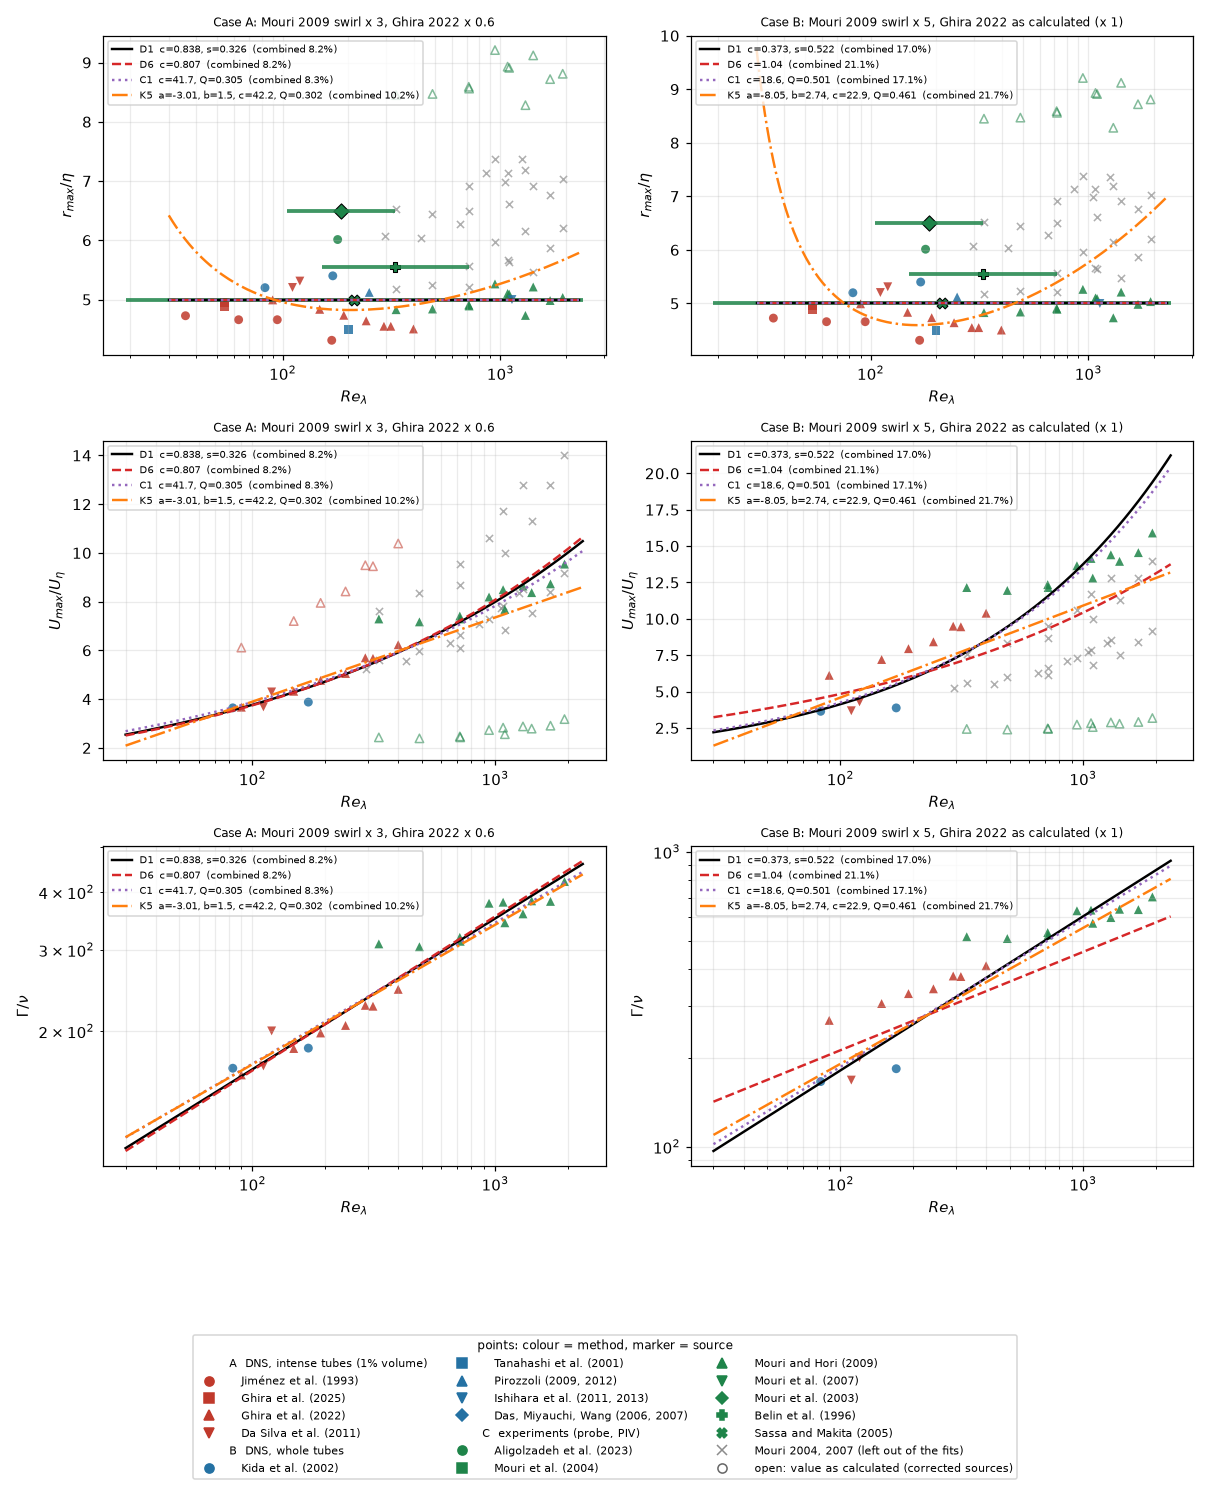

The script that saved this image:
"""compare_cases.py  v01  Two cases for the swirl corrections side by side: the data and the fitted laws.

Case A  Mouri and Hori (2009) swirl x 3, Ghira et al. (2022) swirl x 0.6 (the corrections in fittingtool/data/corrections.json).
Case B  Mouri and Hori (2009) swirl x 5 (= 3 / 0.6), Ghira et al. (2022) as calculated (x 1).
Both: Mouri and Hori radius / 1.95, Mouri 2004 and 2007 left out.  For each case the figure shows the swirl against Re_lambda (solid: values used; open: as calculated)
with D1 (r = 5, U = c Re^s), D6 (U = c Re^(1/3)), C1 (G = c Re^Q, r = 5) and K5 (U = a + b ln Re, G = c Re^Q, r = G/(G0 U)); columns: radius, swirl, circulation.
Output  compare_cases.png and compare_cases.svg (this folder; the svg is embedded in section 10 of the page by build_fit_sections.py).   Usage: python compare_cases.py
"""
import json
import os
import sys

import numpy as np
import matplotlib
matplotlib.use("Agg")
import matplotlib.pyplot as plt

HERE = os.path.dirname(os.path.abspath(__file__))
TOOL = os.path.join(HERE, "..", "fittingtool")
sys.path.insert(0, TOOL)
import fitdata       # noqa: E402
import fitmodels     # noqa: E402
import fitreport     # noqa: E402

CASES = (("A: Mouri 2009 swirl x 3, Ghira 2022 x 0.6", 3.0, 0.6), ("B: Mouri 2009 swirl x 5, Ghira 2022 as calculated (x 1)", 5.0, 1.0))


def main():
    base = json.load(open(os.path.join(TOOL, "data", "corrections.json"), encoding="utf-8"))
    fig, axes = plt.subplots(3, 2, figsize=(11, 13.5))     # rows: radius, swirl, circulation; columns: the two cases
    re = np.exp(np.linspace(np.log(30), np.log(2300), 200))
    for case, (label, mk, gk) in enumerate(CASES):
        corr = json.loads(json.dumps(base["corrections"]))
        corr["Mouri09"]["u_factor"] = mk
        corr["Ghira22"]["u_factor"] = gk
        rows = fitdata.load(os.path.join(TOOL, "data", "tubes.csv"), corr=corr, excluded=base["excluded"])
        obs = fitdata.observations(rows)
        mark = fitreport.marker_map(rows)
        fits = {}
        for m in fitmodels.models(obs):
            if m.key in ("D1", "D6", "C1", "K5"):
                fits[m.key] = (m, fitmodels.fit(m, obs))
        for line, kind, ylabel in ((0, "r", r"$r_{max}/\eta$"), (1, "U", r"$U_{max}/U_\eta$"), (2, "G", r"$\Gamma/\nu$")):
            ax = axes[line][case]
            fitreport.draw_data(ax, kind, rows, mark)
            for key, colour, ls in (("D1", "k", "-"), ("D6", "tab:red", "--"), ("C1", "tab:purple", ":"), ("K5", "tab:orange", "-.")):
                m, r = fits[key]
                y = m.predict(re, r["params"], np.array(["whole"] * len(re)))[kind]
                ax.plot(re, y, c=colour, ls=ls, lw=1.6, label="%s  %s  (combined %.1f%%)" % (key, ", ".join("%s=%.3g" % (n, v) for n, v in zip(m.names, r["params"])), 100 * r["scores"]["combined"]))
            ax.set_xscale("log")
            if kind == "G":
                ax.set_yscale("log")
            ax.set_xlabel(r"$Re_\lambda$")
            ax.set_ylabel(ylabel)
            ax.grid(alpha=0.25, which="both")
            ax.legend(fontsize=6.5, loc="upper left")
            ax.set_title("Case " + label, fontsize=8)
    from matplotlib.lines import Line2D
    handles = fitreport.legend_handles(rows, mark) + [Line2D([], [], marker="x", ls="", c="0.55", ms=6, label="   Mouri 2004, 2007 (left out of the fits)"),
                                                      Line2D([], [], marker="o", ls="", mfc="none", mec="0.4", ms=6, label="   open: value as calculated (corrected sources)")]
    fig.legend(handles=handles, loc="lower center", ncol=3, fontsize=7.5, frameon=True, title="points: colour = method, marker = source", title_fontsize=8)
    fig.tight_layout(rect=(0, 0.17, 1, 1))
    path = os.path.join(HERE, "compare_cases.png")
    fig.savefig(path, dpi=110)
    fig.savefig(os.path.join(HERE, "compare_cases.svg"), format="svg", facecolor="white")
    print(path)


if __name__ == "__main__":
    main()
